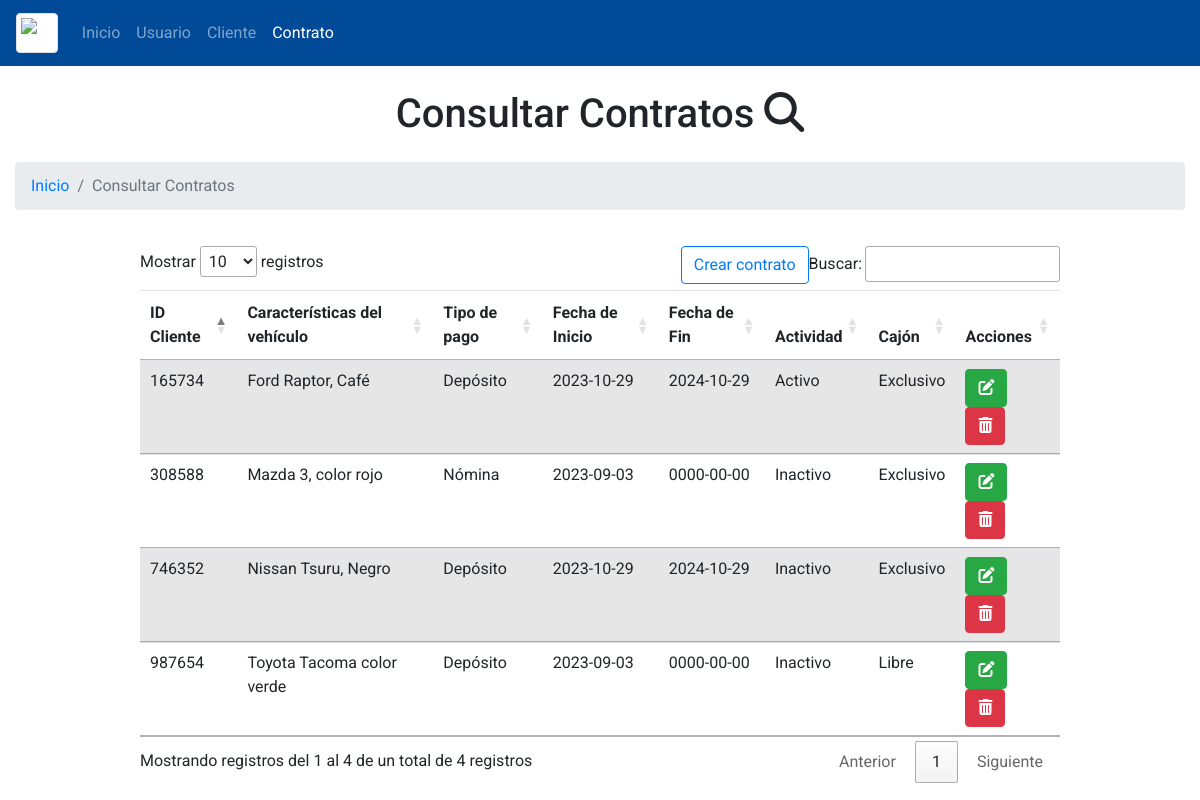
Page /consultar_contrato.php (signed in) on the committed database.
### tables this page shows
CREATE TABLE `contratos` (
  `id_Contrato` int(11) NOT NULL,
  `id_Cliente` int(11) NOT NULL,
  `auto_Cliente` mediumtext NOT NULL,
  `pago_Cliente` int(11) NOT NULL,
  `fechacont_Cliente` date NOT NULL,
  `vigCon_cliente` date NOT NULL,
  `cont_Act` tinyint(1) NOT NULL,
  `tipo_Cajon` int(11) NOT NULL
);

### consultar_contrato.php (the view, shortened to what this page needs)
<?php
include('conexion.php');
$consulta_contrato = "SELECT * FROM contratos";
$resultado_contrato = $mysqli->query($consulta_contrato);
?>
<!DOCTYPE html>
<html>
<head>
    <link href="https://cdn.jsdelivr.net/npm/bootstrap@5.3.1/dist/css/bootstrap.min.css" rel="stylesheet">
<link rel="stylesheet" href="https://maxcdn.bootstrapcdn.com/bootstrap/4.5.2/css/bootstrap.min.css">
  <link href="https://cdn.jsdelivr.net/npm/bootstrap@5.2.1/dist/css/bootstrap.min.css" rel="stylesheet"
>
<link rel="stylesheet" href="https://maxcdn.bootstrapcdn.com/bootstrap/4.5.2/css/bootstrap.min.css">
  <link rel="stylesheet" href="https://cdnjs.cloudflare.com/ajax/libs/font-awesome/6.4.2/css/all.min.css" />
  <link rel="stylesheet" type="text/css" href="//cdn.datatables.net/1.13.6/css/jquery.dataTables.min.css">
<header style="font-family: Roboto;">
  <nav class="navbar navbar-expand-sm navbar-dark " style="background-color: #004A98;">
        <a class="navbar-brand"  href="#"><img src="https://encrypted-tbn0.gstatic.com/images?q=tbn:ANd9GcRIV7jNuxG7PQhpl_uAbWUzB5UrDGk66CbSUIGoUh4JEQBCNhqi2CWj5eIQNQEXIIctIuk&usqp=CAU" class="img-thumbnail" alt="..." style="width: 50px ;" style="border: 0cm;"></a>
        <div class="collapse navbar-collapse d-flex justify-content-evenly" id="collapsibleNavId">
          <ul class="navbar-nav me-auto mt-2 mt-lg-0">
            <li class="nav-item">
                <a class="nav-link dropdown" href="inicio.php" aria-current="page">Inicio <span class="visually-hidden">(current)</span></a>
            </li>
            <li class="nav-item dropdown">
              <a class="nav-link" href="consultar_usuarios.php"  role="button" >
                Usuario
              </a>
            </li>
            <li class="nav-item dropdown">
              <a class="nav-link" href="consultar_cliente.php"  role="button" >
                Cliente
              </a>
            </li>
            <li class="nav-item active">
              <a class="nav-link" href="consultar_contrato.php"  role="button" >
                Contrato
              </a>
            </li>
        </ul>
        </div>
        <br>
    </nav>
  </header>
<br>
</head>
<body style="font-family: Roboto;">
<div class="container">
<h1 style="font-size: bold; text-align: center;">Consultar Contratos <i class="fa-solid fa-magnifying-glass"></i></h1>
</div>
<div class="container-fluid mt-3">
      <nav aria-label="breadcrumb">
        <ol class="breadcrumb">
          <li class="breadcrumb-item"><a href="inicio.php">Inicio</a></li>
          <li class="breadcrumb-item active" aria-current="page">Consultar Contratos</li>
        </ol>
      </nav>
</div>
    <div class="container2">
      <div class="table-responsive">
        <table class="table table-striped" id="table" style="width: 100%;">
            <thead>
                <tr>
                    <th>ID Cliente</th>
                    <th>Características del vehículo</th>
                    <th>Tipo de pago</th>
                    <th>Fecha de Inicio</th>
                    <th>Fecha de Fin</th>
                    <th>Actividad</th>
                    <th>Cajón</th>
                    <th>Acciones</th>
                </tr>
            </thead>
            <tbody>
                <?php while ($info_contrato = $resultado_contrato->fetch_assoc()): ?>
                    <tr>
                        <td><?php echo $info_contrato['id_Cliente']; ?></td>
                        <td><?php echo $info_contrato['auto_Cliente']; ?></td>
                        <td>
                          <?php
                          if ($info_contrato['pago_Cliente'] == 1) {
                            echo "Nómina";
                          } elseif ($info_contrato['pago_Cliente'] == 2) {
                            echo "Depósito";
                          } else {
                            echo "Otro";
                          }
                          ?>
                        </td>
                        <td><?php echo $info_contrato['fechacont_Cliente']; ?></td>
                        <td><?php echo $info_contrato['vigCon_cliente']; ?></td>
                        <td>
                          <?php
                          if ($info_contrato['cont_Act'] == 1) {
                            echo "Activo";
                          } elseif ($info_contrato['cont_Act'] == 0) {
                            echo "Inactivo";
                          } else {
                            echo "Otro";
                          }
                          ?>
                        </td>
                        <td>
                          <?php
                          if ($info_contrato['tipo_Cajon'] == 1) {
                            echo "Exclusivo";
                          } elseif ($info_contrato['tipo_Cajon'] == 2) {
                            echo "Libre";
                          } else {
                            echo "Otro";
                          }
                          ?>
                        </td>
                        <td>
                            <button type="button" class="btn btn-success" data-bs-toggle="modal" data-bs-target="#editarModal<?php echo $info_contrato['id_Cliente']; ?>"><i class='fas fa-edit'></i></button>
                            <button type="button" class="btn btn-danger" data-bs-toggle="modal" data-bs-target="#eliminarModal<?php echo $info_contrato['id_Cliente']; ?>"><i class='fas fa-trash-alt'></i></button>
                        </td>
                    </tr>
                <?php endwhile; ?>
            </tbody>
        </table>
      </div>
    </div>
</body>
</html>

### consultar_contrato.php (style rules this page uses)
.container { margin: 0% auto; align-items: center; justify-content: center; display: flex; }
.container2 { width: 80%; margin: 0 auto; background-color: #ffffff; padding: 20px; border-radius: 10px; }

### rows in the picture
contratos: id_Cliente "308588", auto_Cliente "Mazda 3, color rojo", shows "Nómina", fechacont_Cliente "2023-09-03", vigCon_cliente "0000-00-00", cont_Act "Inactivo", shows "Exclusivo"
contratos: id_Cliente "987654", auto_Cliente "Toyota Tacoma color verde", shows "Depósito", fechacont_Cliente "2023-09-03", vigCon_cliente "0000-00-00", cont_Act "Inactivo", shows "Libre"
contratos: id_Cliente "746352", auto_Cliente "Nissan Tsuru, Negro", shows "Depósito", fechacont_Cliente "2023-10-29", vigCon_cliente "2024-10-29", cont_Act "Inactivo", shows "Exclusivo"
contratos: id_Cliente "165734", auto_Cliente "Ford Raptor, Café", shows "Depósito", fechacont_Cliente "2023-10-29", vigCon_cliente "2024-10-29", cont_Act "Activo", shows "Exclusivo"
